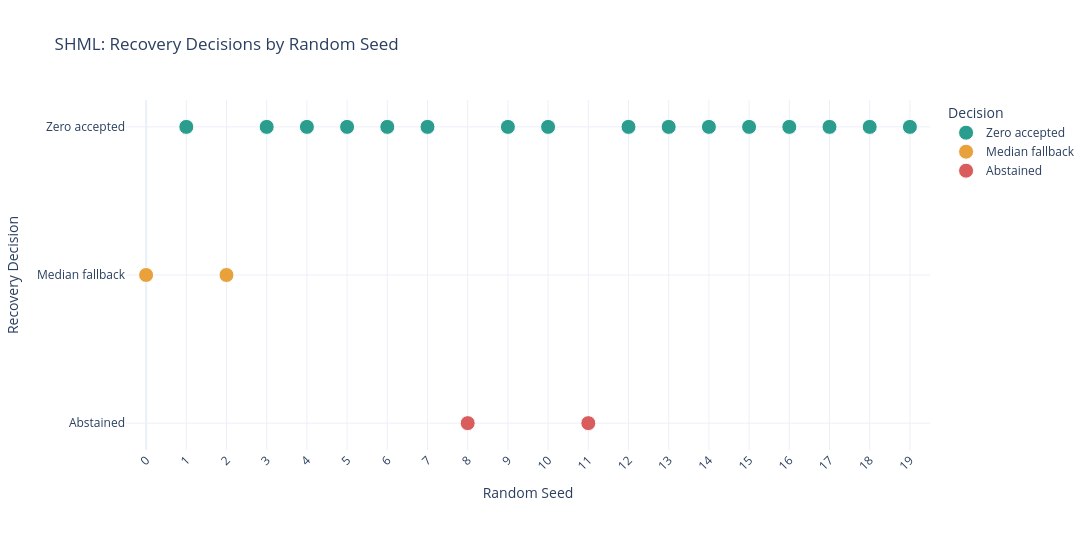

This figure's notebook cell:
### Markdown cell above
### Interpretation — Recovery Policy Decisions

At 15% BILL_AMT1 missingness, the integrated SHML
system evaluated 20 reproducible corruption patterns.

- Zero imputation was accepted in 16 cases (80%).
- Median imputation was selected as a fallback in
  2 cases (10%).
- Both strategies were rejected in 2 cases (10%),
  resulting in abstention.

All 20 integrated decisions matched the independent
research notebook results.

These findings demonstrate reproducible, validation-based
safety decisions and the ability to reject recovery
candidates that violate predefined performance constraints.

They do not establish autonomous recovery in an
unlabeled production environment.

### Code cell
import plotly.express as px

seed_data = robustness.copy()

decision_labels = {
    "PREFERRED_ACCEPTED": "Zero accepted",
    "FALLBACK_ACCEPTED": "Median fallback",
    "NO_SAFE_RECOVERY_ABSTAIN": "Abstained",
}

seed_data["decision"] = (
    seed_data["status"].map(decision_labels)
)

seed_data["seed_label"] = (
    seed_data["seed"].astype(str)
)

fig_seeds = px.scatter(
    seed_data,
    x="seed",
    y="decision",
    color="decision",
    hover_data={
        "seed": True,
        "selected_action": True,
        "preferred_reason": True,
        "fallback_reason": True,
        "decision": False,
    },
    category_orders={
        "decision": [
            "Zero accepted",
            "Median fallback",
            "Abstained",
        ]
    },
    color_discrete_map={
        "Zero accepted": "#2A9D8F",
        "Median fallback": "#E9A23B",
        "Abstained": "#D95D5D",
    },
    title="SHML: Recovery Decisions by Random Seed",
)

fig_seeds.update_traces(
    marker=dict(size=15, line=dict(width=1, color="white"))
)

fig_seeds.update_layout(
    template="plotly_white",
    xaxis=dict(
        title="Random Seed",
        tickmode="linear",
        dtick=1,
        range=[-0.5, 19.5],
    ),
    yaxis_title="Recovery Decision",
    legend_title="Decision",
    height=500,
)
fig_seeds.update_xaxes(
    tickmode="linear",
    tick0=0,
    dtick=1,
    tickangle=-45,
    range=[-0.5, 19.5],
)

fig_seeds.update_layout(
    width=1100,
    height=550,
    margin=dict(b=100, r=150),
)

fig_seeds.show()

fig_seeds.write_html(
    FIGURES_DIR / "seed_level_decisions.html",
    include_plotlyjs=True,
)

### Figure 1 — Plotly figure (JSON) as saved in the notebook; plotly's stock layout.template omitted (floating-point values rounded to 4 significant figures)
{"data": [{"customdata": [["Zero imputation", "All checks passed", null], ["Zero imputation", "All checks passed", null], ["Zero imputation", "All checks passed", null], ["Zero imputation", "All checks passed", null], ["Zero imputation", "All checks passed", null], ["Zero imputation", "All checks passed", null], ["Zero imputation", "All checks passed", null], ["Zero imputation", "All checks passed", null], ["Zero imputation", "All checks passed", null], ["Zero imputation", "All checks passed", null], ["Zero imputation", "All checks passed", null], ["Zero imputation", "All checks passed", null], ["Zero imputation", "All checks passed", null], ["Zero imputation", "All checks passed", null], ["Zero imputation", "All checks passed", null], ["Zero imputation", "All checks passed", null]], "hovertemplate": "seed=%{x}<br>selected_action=%{customdata[0]}<br>preferred_reason=%{customdata[1]}<br>fallback_reason=%{customdata[2]}<extra></extra>", "legendgroup": "Zero accepted", "marker": {"color": "#2A9D8F", "line": {"color": "white", "width": 1}, "size": 15, "symbol": "circle"}, "mode": "markers", "name": "Zero accepted", "orientation": "h", "showlegend": true, "type": "scatter", "x": [1, 3, 4, 5, 6, 7, 9, 10, 12, 13, 14, 15, 16, 17, 18, 19], "xaxis": "x", "y": ["Zero accepted", "Zero accepted", "Zero accepted", "Zero accepted", "Zero accepted", "Zero accepted", "Zero accepted", "Zero accepted", "Zero accepted", "Zero accepted", "Zero accepted", "Zero accepted", "Zero accepted", "Zero accepted", "Zero accepted", "Zero accepted"], "yaxis": "y"}, {"customdata": [["Median imputation", "ROC-AUC loss exceeds tolerance", "All checks passed"], ["Median imputation", "ROC-AUC loss exceeds tolerance", "All checks passed"]], "hovertemplate": "seed=%{x}<br>selected_action=%{customdata[0]}<br>preferred_reason=%{customdata[1]}<br>fallback_reason=%{customdata[2]}<extra></extra>", "legendgroup": "Median fallback", "marker": {"color": "#E9A23B", "line": {"color": "white", "width": 1}, "size": 15, "symbol": "circle"}, "mode": "markers", "name": "Median fallback", "orientation": "h", "showlegend": true, "type": "scatter", "x": [0, 2], "xaxis": "x", "y": ["Median fallback", "Median fallback"], "yaxis": "y"}, {"customdata": [[null, "ROC-AUC loss exceeds tolerance", "ROC-AUC loss exceeds tolerance"], [null, "ROC-AUC loss exceeds tolerance", "ROC-AUC loss exceeds tolerance"]], "hovertemplate": "seed=%{x}<br>selected_action=%{customdata[0]}<br>preferred_reason=%{customdata[1]}<br>fallback_reason=%{customdata[2]}<extra></extra>", "legendgroup": "Abstained", "marker": {"color": "#D95D5D", "line": {"color": "white", "width": 1}, "size": 15, "symbol": "circle"}, "mode": "markers", "name": "Abstained", "orientation": "h", "showlegend": true, "type": "scatter", "x": [8, 11], "xaxis": "x", "y": ["Abstained", "Abstained"], "yaxis": "y"}], "layout": {"height": 550, "legend": {"title": {"text": "Decision"}, "tracegroupgap": 0}, "margin": {"b": 100, "r": 150}, "title": {"text": "SHML: Recovery Decisions by Random Seed"}, "width": 1100, "xaxis": {"anchor": "y", "domain": [0, 1], "dtick": 1, "range": [-0.5, 19.5], "tick0": 0, "tickangle": -45, "tickmode": "linear", "title": {"text": "Random Seed"}}, "yaxis": {"anchor": "x", "categoryarray": ["Abstained", "Median fallback", "Zero accepted"], "categoryorder": "array", "domain": [0, 1], "title": {"text": "Recovery Decision"}}}}
